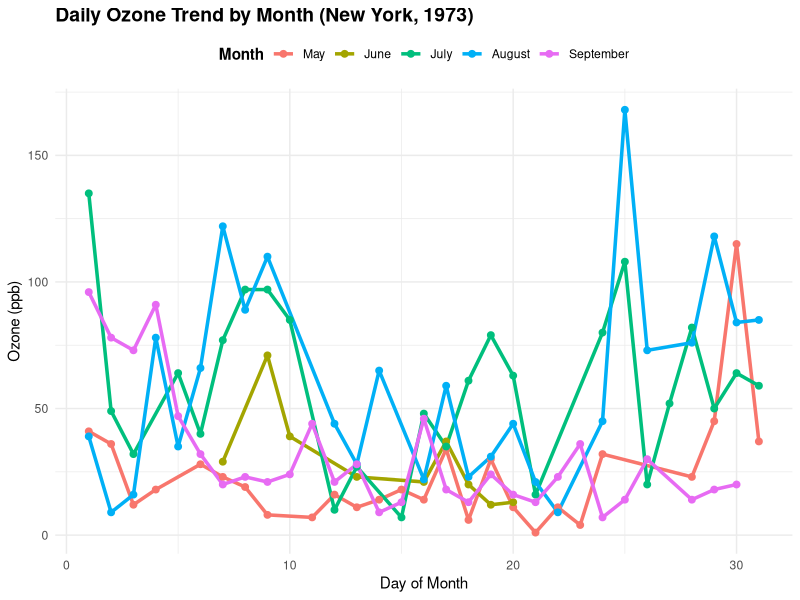
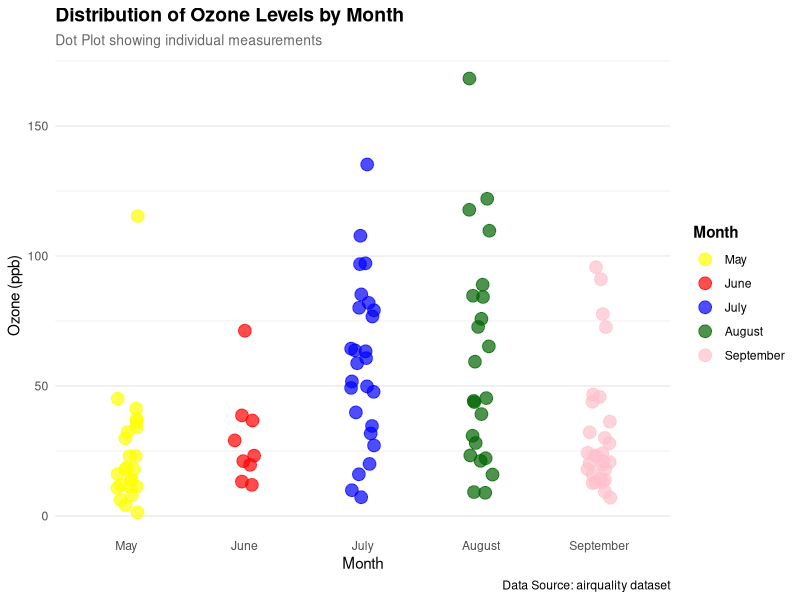
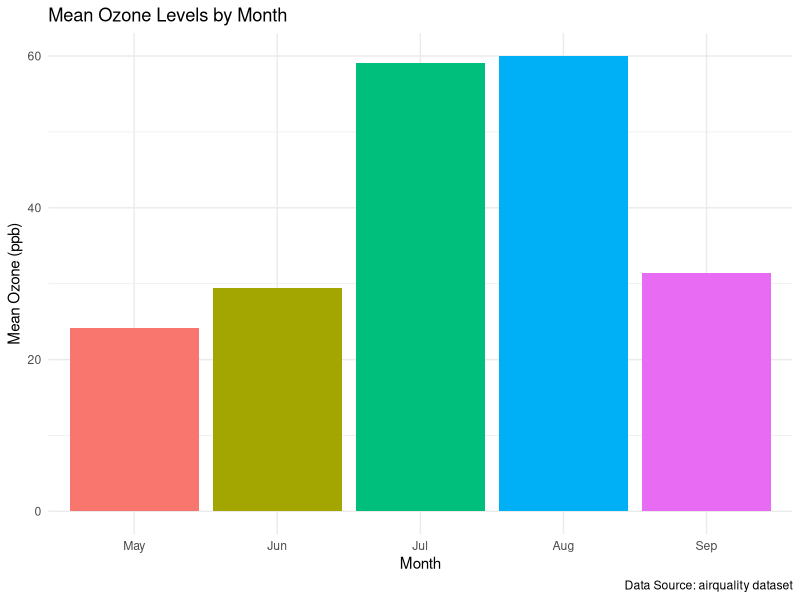
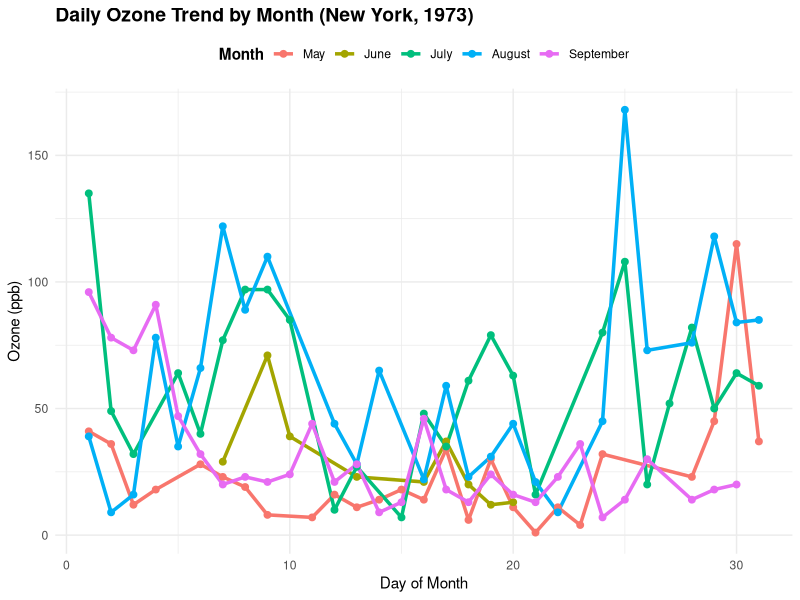
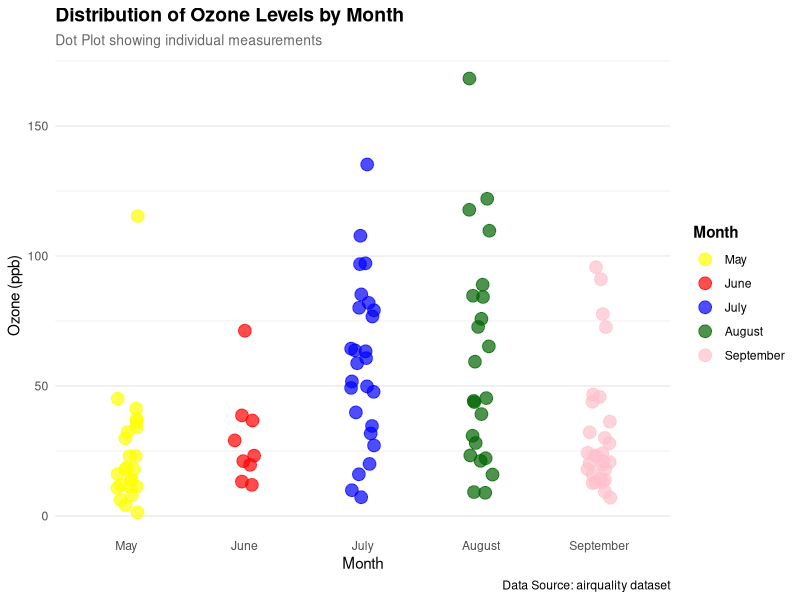

Here is the R script that generated these plots, in order:
# ====================================================================
# lab10_Data_Dynamo-s.R
# Collaborative R Visualization Project
# Dataset: airquality 
# Team Members:
# Esha Kambli 2301 - Pie Chart
# Deversh Shetgaonkar 2302 - Box Plot
# Sahil Gaonkar 2305 - Stacked Bar Chart
# Prabhanjan Halvegar 2306 - Line Chart
# Atharv Gawas 2313 - Dot Chart
# Aarchi Teli 2318 - Histogram
# Sarvadhnya Patil 2321 - Bar Chart
# Harsh Palyekar 2329 - Scatter Chart
# ====================================================================

# ====================================================================
# SECTION 0: SHARED SETUP (DO NOT MODIFY)
# ====================================================================
# Load dataset
data(airquality)

# Shared data preparation
air_data <- na.omit(airquality)
air_data$Month <- factor(air_data$Month,
                         levels = c(5, 6, 7, 8, 9),
                         labels = c("May", "June", "July", "August", "September"))

# Shared color palette
month_colors <- c("steelblue", "seagreen3", "darkorange", "firebrick3", "purple")

# ====================================================================
# SECTION 1: PIE CHART - Esha Kambli (2301)
# ====================================================================
plot_pie_chart <- function() {
  
  
  cat("Pie Chart section - Esha Kambli\n")
}

# ====================================================================
# SECTION 2: BAR CHART - Sarvadhnya Patil (2321)
# ====================================================================
plot_bar_chart <- function() {

# BAR PLOT — by Sarvadhnya (2321)
# Plot: Mean Ozone by Month (airquality dataset)

library(ggplot2)
library(dplyr)

# Load and clean data
data("airquality")
aq <- na.omit(airquality)

ozone_by_month <- aq %>%
  group_by(Month) %>%
  summarise(mean_ozone = mean(Ozone))

ozone_by_month$Month <- factor(ozone_by_month$Month,
                               labels = c("May", "Jun", "Jul", "Aug", "Sep"))

# Create the bar plot
bar_plot <- ggplot(ozone_by_month, aes(x = Month, y = mean_ozone, fill = Month)) +
  geom_bar(stat = "identity") +
  labs(title = "Mean Ozone Levels by Month",
       x = "Month",
       y = "Mean Ozone (ppb)",
       caption = "Data Source: airquality dataset") +
  theme_minimal() +
  theme(legend.position = "none")

# Save plot
if (!dir.exists("images")) dir.create("images")
ggsave("images/barplot_ozone_by_month.png", bar_plot, width = 7, height = 5, dpi = 300)

print("Bar plot created and saved to images/barplot_ozone_by_month.png")
  
  cat("Bar Chart section - Sarvadhnya Patil\n")
}


# ====================================================================
# SECTION 3: LINE CHART - Prabhanjan Halvegar (2306)
# ====================================================================

plot_line_chart <- function() {
  library(ggplot2)
  cat("Generating Line Chart (Ozone) - Prabhanjan Halvegar (2306)...\n")
  
  air_data <- na.omit(airquality[, c("Month", "Day", "Ozone")])
  air_data$Month <- factor(air_data$Month,
                           levels = 5:9,
                           labels = c("May","June","July","August","September"))
  
  line_plot <- ggplot(air_data, aes(x = Day, y = Ozone, color = Month, group = Month)) +
    geom_line(linewidth = 1.2, na.rm = TRUE) +
    geom_point(size = 2, na.rm = TRUE) +
    labs(title = "Daily Ozone Trend by Month (New York, 1973)",
         x = "Day of Month", y = "Ozone (ppb)", color = "Month") +
    theme_minimal() +
    theme(plot.title = element_text(face = "bold", size = 14),
          legend.title = element_text(face = "bold"),
          legend.position = "top")
  
  if(!dir.exists("images")) dir.create("images")
  ggsave("images/linechart_ozone_trend.png", line_plot, width = 8, height = 5, dpi = 300)
  
  print(line_plot)
  cat("Line Chart saved as images/linechart_ozone_trend.png\n")
  cat("Line Chart section - Prabhanjhan Halvegar - Compelete\n")  
}

# ====================================================================
# SECTION 4: STACKED BAR CHART - Sahil Gaonkar (2305)
# ====================================================================
plot_stacked_bar <- function() {
  
  
  cat("Stacked Bar Chart section - Sahil Gaonkar\n")
}

# ====================================================================
# SECTION 5: HISTOGRAM - Aarchi Teli (2318)
# ====================================================================
plot_histogram <- function() {
  
  
  cat("Histogram section - Aarchi Teli\n")
}

# ====================================================================
# SECTION 6: DOT CHART - Atharv Gawas (2313)
# ====================================================================
plot_dot_chart <- function() {
  # Load required libraries (only if not already loaded)
  if (!require("ggplot2", quietly = TRUE)) {
    stop("ggplot2 package required. Please install it with: install.packages('ggplot2')")
  }
  if (!require("dplyr", quietly = TRUE)) {
    stop("dplyr package required. Please install it with: install.packages('dplyr')")
  }
  
  # Prepare data: Get all ozone readings by month
  ozone_data <- air_data %>%
    select(Month, Ozone) %>%
    mutate(Month = factor(Month, levels = c("May", "June", "July", "August", "September")))
  
  # Create the dot plot with multiple points per month
  dot_plot <- ggplot(ozone_data, aes(x = Month, y = Ozone, color = Month)) +
    geom_point(size = 4, alpha = 0.7, position = position_jitter(width = 0.1, seed = 42)) +
    labs(title = "Distribution of Ozone Levels by Month",
         subtitle = "Dot Plot showing individual measurements",
         x = "Month",
         y = "Ozone (ppb)",
         color = "Month",
         caption = "Data Source: airquality dataset") +
    scale_color_manual(values = c("May" = "yellow", 
                                  "June" = "red", 
                                  "July" = "blue", 
                                  "August" = "darkgreen", 
                                  "September" = "pink")) +
    theme_minimal() +
    theme(plot.title = element_text(face = "bold", size = 14),
          plot.subtitle = element_text(size = 10, color = "gray40"),
          legend.position = "right",
          legend.title = element_text(face = "bold"),
          panel.grid.major.x = element_blank())
  
  # Display the plot
  print(dot_plot)
  
  # Save plot (optional - only saves when function is called individually)
  if (!dir.exists("images")) dir.create("images")
  ggsave("images/dotplot_ozone_by_month.png", dot_plot, width = 8, height = 5, dpi = 300)
  
  cat("Dot Chart section - Atharv Gawas (2313) - Complete\n")
  
  # Return the plot object invisibly for potential further use
  invisible(dot_plot)
}

# ====================================================================
# SECTION 7: SCATTER CHART - Harsh Palyekar (2329)
# ====================================================================
plot_scatter_chart <- function() {

  
  cat("Scatter Chart section - Harsh Palyekar\n")
}

# ====================================================================
# SECTION 8: BOX PLOT - Deversh Shetgaonkar (2302)
# ====================================================================
plot_box_plot <- function() {

  
  cat("Box Plot section - Deversh Shetgaonkar\n")
}

# ====================================================================
# MAIN EXECUTION: Run all plots
# ====================================================================
# Set up multi-panel layout for viewing all plots
par(mfrow = c(3, 3), mar = c(4, 4, 3, 2))

# Execute each plot function
plot_pie_chart()
plot_bar_chart()
plot_line_chart()
plot_stacked_bar()
plot_histogram()
plot_dot_chart()
plot_scatter_chart()
plot_box_plot()

# Reset layout
par(mfrow = c(1, 1))
